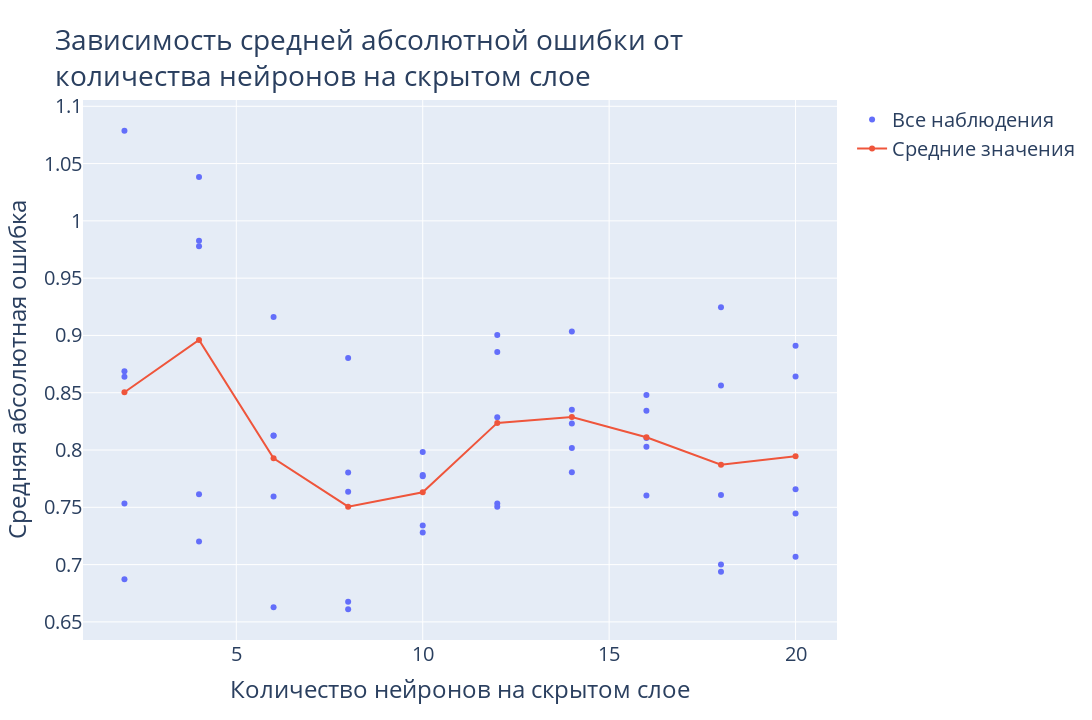

This figure's notebook cell:
### Code cell
# Plotting results for training epochs amount
fig = go.Figure()
fig.add_trace(
    go.Scatter(x=all_sizes, y=all_mapes,
               name='Все наблюдения', mode='markers')
)
fig.add_trace(
    go.Scatter(x=hidden_sizes, y=mapes_mean,
               name='Средние значения', mode='lines+markers')
)
fig.update_layout(
    title='Зависимость средней абсолютной ошибки от<br>количества нейронов на скрытом слое',
    font=dict(size=20),
    xaxis=dict(title='Количество нейронов на скрытом слое'),
    yaxis=dict(title='Средняя абсолютная ошибка'),
    width=1280,
    height=720
)
fig.show()

### Figure 1 — Plotly figure (JSON) as saved in the notebook; plotly's stock layout.template omitted (floating-point values rounded to 4 significant figures)
{"data": [{"mode": "markers", "name": "Все наблюдения", "type": "scatter", "x": [2, 2, 2, 2, 2, 4, 4, 4, 4, 4, 6, 6, 6, 6, 6, 8, 8, 8, 8, 8, 10, 10, 10, 10, 10, 12, 12, 12, 12, 12, 14, 14, 14, 14, 14, 16, 16, 16, 16, 16, 18, 18, 18, 18, 18, 20, 20, 20, 20, 20], "y": [0.8688, 0.864, 1.079, 0.6872, 0.7534, 0.7202, 1.038, 0.7613, 0.9779, 0.9825, 0.9161, 0.8126, 0.6629, 0.7594, 0.8128, 0.6675, 0.7636, 0.661, 0.8803, 0.7804, 0.7342, 0.728, 0.7783, 0.7771, 0.7983, 0.8286, 0.7534, 0.9004, 0.7504, 0.8856, 0.8231, 0.9034, 0.8351, 0.7806, 0.8018, 0.7604, 0.848, 0.8028, 0.8343, 0.8104, 0.7608, 0.7001, 0.6938, 0.8562, 0.9246, 0.7658, 0.8641, 0.7447, 0.7068, 0.891]}, {"mode": "lines+markers", "name": "Средние значения", "type": "scatter", "x": [2, 4, 6, 8, 10, 12, 14, 16, 18, 20], "y": [0.8504, 0.896, 0.7927, 0.7506, 0.7632, 0.8237, 0.8288, 0.8112, 0.7871, 0.7945]}], "layout": {"font": {"size": 20}, "height": 720, "title": {"text": "Зависимость средней абсолютной ошибки от<br>количества нейронов на скрытом слое"}, "width": 1280, "xaxis": {"title": {"text": "Количество нейронов на скрытом слое"}}, "yaxis": {"title": {"text": "Средняя абсолютная ошибка"}}}}
